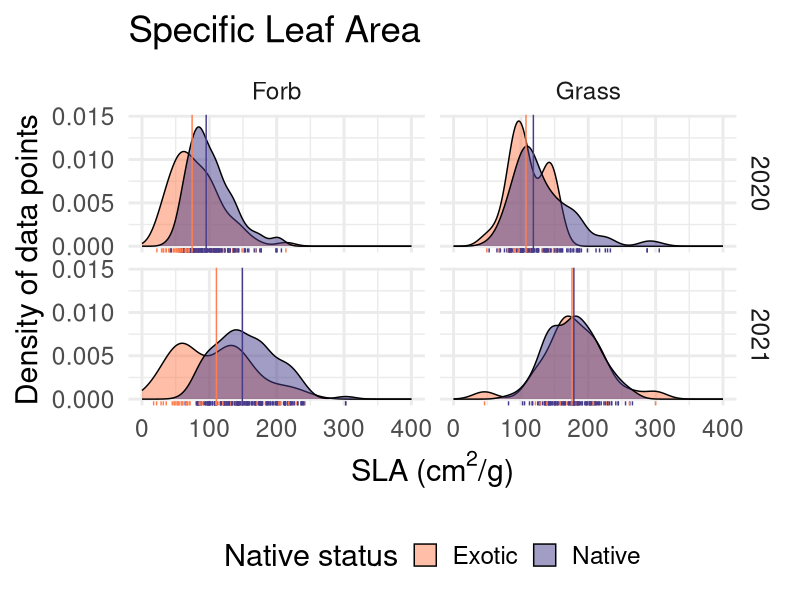
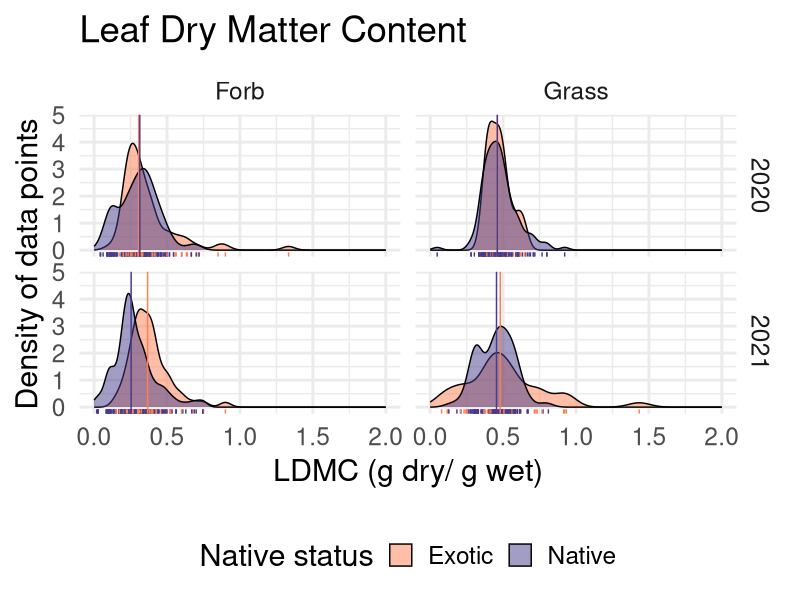
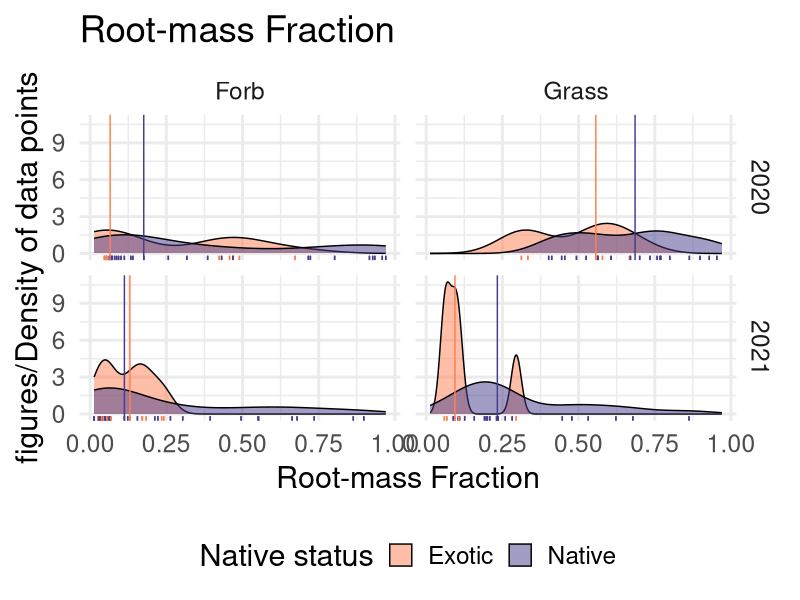
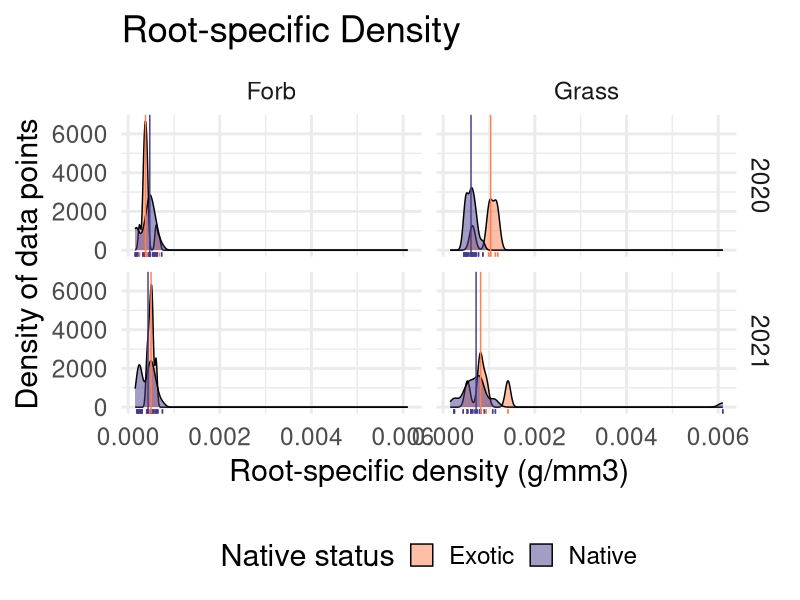
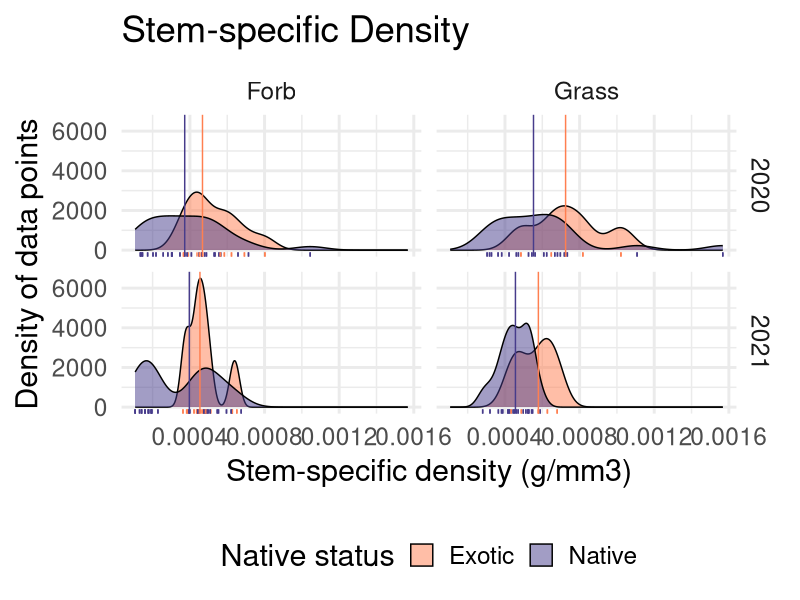
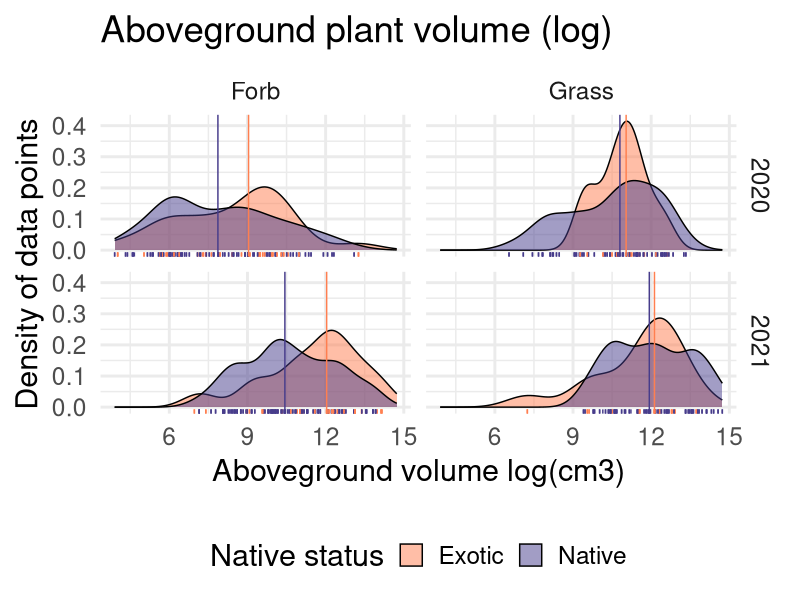
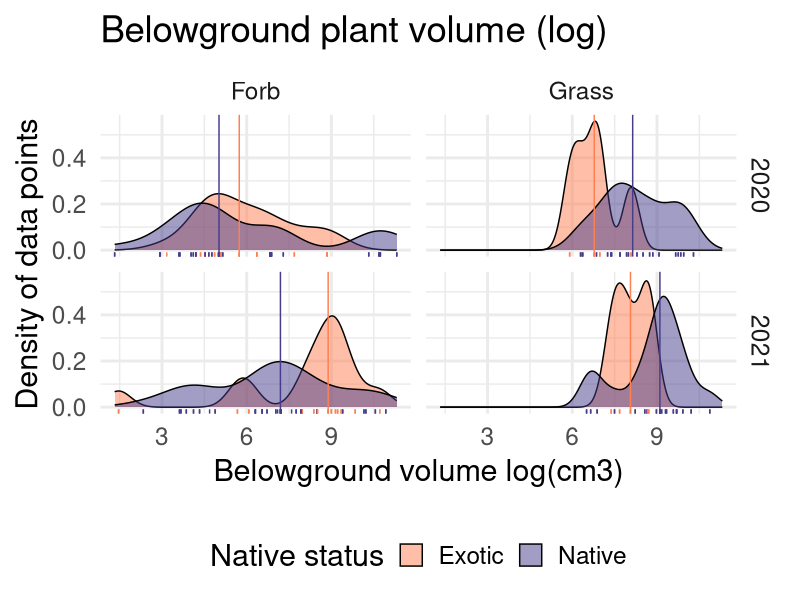
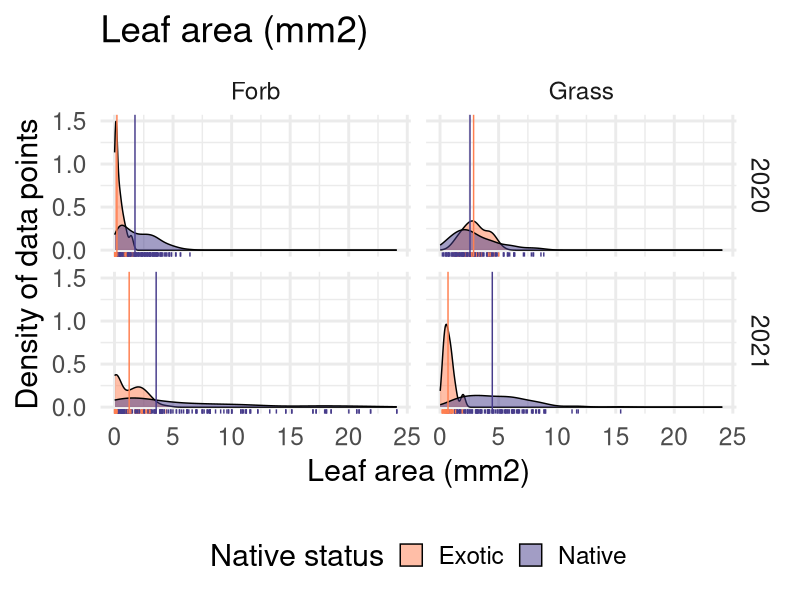

These charts were generated, in order, by the following R code:
library( Cairo)
library(tidyverse)

traits<-read.csv("data/Traits.GPS.Comp.15.02.2024.csv")

traits$above.below.dry.ratio<-as.numeric(paste0(traits$total.below.dry.mass.g))/(traits$total.above.dry.mass.g+as.numeric(paste0(traits$total.below.dry.mass.g)))
traits$cover.area<-pi*(traits$Width.90.cm.y/2)*(traits$Width.long.cm.y/2)
traits$above.volume<-pi*(traits$Width.90.cm.y/2)*(traits$Width.long.cm.y/2)*traits$Height.cm.y*(4/3)
traits$below.volume<-pi*(as.numeric(paste0(traits$Root.lateral.cm))/2)*
  (as.numeric(paste0(traits$Root.lateral.cm))/2)*as.numeric(paste0(traits$Root.depth.cm))*(4/3)

#### SLA ########
CairoPNG("figures/SLA.png",height=800,width=1200)
mean.vals<-aggregate(as.numeric(paste0(traits$SLA)),by=list(traits$Year,traits$Native.Exotic,traits$Life.form),median,na.rm=T)
names(mean.vals)<-c("Year","Native.Exotic","Life.form","mean")
ggplot(traits, aes(as.numeric(paste0(SLA)), fill=Native.Exotic,col=Native.Exotic))+
  geom_density(position = "identity",alpha=0.5,col="black")+
  geom_rug(position="identity",sides="b",aes(col=Native.Exotic))+
  ylab("Density of data points")+
  xlim(0,400)+
  geom_vline(data=mean.vals,(aes(xintercept=mean,col=Native.Exotic)))+
  xlab(expression(paste("SLA (",cm^{2},"/g)")))+
  facet_grid(Year~Life.form)+
  labs(fill="Native status")+
  scale_colour_manual(values=c("coral","slateblue4"),guide=F)+
  scale_fill_manual(values=c("coral","slateblue4"))+
  ggtitle("Specific Leaf Area")+theme_minimal(base_size = 22)+
  theme(legend.position = "bottom")
dev.off()

#### LDMC ########
CairoPNG("figures/LDMC.png",height=800,width=1200)
mean.vals<-aggregate(traits$LDMC.dry.wet,by=list(traits$Year,traits$Native.Exotic,traits$Life.form),median,na.rm=T)
names(mean.vals)<-c("Year","Native.Exotic","Life.form","mean")
ggplot(traits, aes(LDMC.dry.wet, fill=Native.Exotic,col=Native.Exotic))+
  geom_density(position = "identity",alpha=0.5,col="black")+
  geom_rug(position="identity", sides="b")+
  xlim(0,2)+
  geom_vline(data=mean.vals,(aes(xintercept=mean,col=Native.Exotic)))+
  ylab("Density of data points")+
  xlab(expression(paste("LDMC (g dry/ g wet)")))+
  facet_grid(Year~Life.form)+
  labs(fill="Native status")+
  scale_colour_manual(values=c("coral","slateblue4"),guide=F)+
  scale_fill_manual(values=c("coral","slateblue4"))+
  ggtitle("Leaf Dry Matter Content")+theme_minimal(base_size = 22)+
  theme(legend.position = "bottom")
dev.off()

#### Above:Below Ratio ########
CairoPNG("figures/Root.mass.fraction.png",height=800,width=1200)
mean.vals<-aggregate(traits$above.below.dry.ratio,by=list(traits$Year,traits$Native.Exotic,traits$Life.form),median,na.rm=T)
names(mean.vals)<-c("Year","Native.Exotic","Life.form","mean")
ggplot(traits, aes(above.below.dry.ratio, fill=Native.Exotic,col=Native.Exotic))+
  geom_density(position = "identity",alpha=0.5,col="black")+
  geom_rug(position="identity", sides="b")+
  #xlim(0,2)+
  geom_vline(data=mean.vals,(aes(xintercept=mean,col=Native.Exotic)))+
  ylab("figures/Density of data points")+
  xlab(expression(paste("Root-mass Fraction")))+
  facet_grid(Year~Life.form)+
  labs(fill="Native status")+
  scale_colour_manual(values=c("coral","slateblue4"),guide=F)+
  scale_fill_manual(values=c("coral","slateblue4"))+
  ggtitle("Root-mass Fraction")+theme_minimal(base_size = 22)+
  theme(legend.position = "bottom")
dev.off()

#### root.dry.density.g.mm3 ########
CairoPNG("figures/root.dry.density.png",height=800,width=1200)
mean.vals<-aggregate(traits$root.dry.density.g.mm3,by=list(traits$Year,traits$Native.Exotic,traits$Life.form),median,na.rm=T)
names(mean.vals)<-c("Year","Native.Exotic","Life.form","mean")
ggplot(traits, aes(root.dry.density.g.mm3, fill=Native.Exotic,col=Native.Exotic))+
  geom_density(position = "identity",alpha=0.5,col="black")+
  geom_rug(position="identity", sides="b")+
  #xlim(0,2)+
  ylab("Density of data points")+
  geom_vline(data=mean.vals,(aes(xintercept=mean,col=Native.Exotic)))+
  xlab(expression(paste("Root-specific density (g/mm3)")))+
  facet_grid(Year~Life.form)+
  labs(fill="Native status")+
  scale_colour_manual(values=c("coral","slateblue4"),guide=F)+
  scale_fill_manual(values=c("coral","slateblue4"))+
  ggtitle("Root-specific Density")+theme_minimal(base_size = 22)+
  theme(legend.position = "bottom")
dev.off()

#### stem.dry.density.g.mm3 ########
CairoPNG("figures/stem.dry.density.png",height=800,width=1200)
mean.vals<-aggregate(traits$stem.dry.density.g.mm3,by=list(traits$Year,traits$Native.Exotic,traits$Life.form),median,na.rm=T)
names(mean.vals)<-c("Year","Native.Exotic","Life.form","mean")
ggplot(traits, aes(stem.dry.density.g.mm3, fill=Native.Exotic,col=Native.Exotic))+
  geom_density(position = "identity",alpha=0.5,col="black")+
  geom_rug(position="identity", sides="b")+
  #xlim(0,2)+
  geom_vline(data=mean.vals,(aes(xintercept=mean,col=Native.Exotic)))+
  ylab("Density of data points")+
  xlab(expression(paste("Stem-specific density (g/mm3)")))+
  facet_grid(Year~Life.form)+
  labs(fill="Native status")+
  scale_colour_manual(values=c("coral","slateblue4"),guide=F)+
  scale_fill_manual(values=c("coral","slateblue4"))+
  ggtitle("Stem-specific Density")+theme_minimal(base_size = 22)+
  theme(legend.position = "bottom")
dev.off()


#### Aboveground Volume ########
CairoPNG("figures/Plant.above.volume.png",height=800,width=1200)
mean.vals<-aggregate(log(traits$above.volume),by=list(traits$Year,traits$Native.Exotic,traits$Life.form),median,na.rm=T)
names(mean.vals)<-c("Year","Native.Exotic","Life.form","mean")
ggplot(traits, aes(log(above.volume), fill=Native.Exotic,col=Native.Exotic))+
  geom_density(position = "identity",alpha=0.5,col="black")+
  geom_rug(position="identity",sides="b",aes(col=Native.Exotic))+
  ylab("Density of data points")+
  #xlim(0,400)+
  geom_vline(data=mean.vals,(aes(xintercept=mean,col=Native.Exotic)))+
  xlab(expression(paste("Aboveground volume log(cm3)")))+
  facet_grid(Year~Life.form)+
  labs(fill="Native status")+
  scale_colour_manual(values=c("coral","slateblue4"),guide=F)+
  scale_fill_manual(values=c("coral","slateblue4"))+
  ggtitle("Aboveground plant volume (log)")+theme_minimal(base_size = 22)+
  theme(legend.position = "bottom")
dev.off()


## belowground volume
CairoPNG("figures/Plant.below.volume.png",height=800,width=1200)
mean.vals<-aggregate(log(traits$below.volume),by=list(traits$Year,traits$Native.Exotic,traits$Life.form),median,na.rm=T)
names(mean.vals)<-c("Year","Native.Exotic","Life.form","mean")
ggplot(traits, aes(log(below.volume), fill=Native.Exotic,col=Native.Exotic))+
  geom_density(position = "identity",alpha=0.5,col="black")+
  geom_rug(position="identity",sides="b",aes(col=Native.Exotic))+
  ylab("Density of data points")+
  #xlim(0,400)+
  geom_vline(data=mean.vals,(aes(xintercept=mean,col=Native.Exotic)))+
  xlab(expression(paste("Belowground volume log(cm3)")))+
  facet_grid(Year~Life.form)+
  labs(fill="Native status")+
  scale_colour_manual(values=c("coral","slateblue4"),guide=F)+
  scale_fill_manual(values=c("coral","slateblue4"))+
  ggtitle("Belowground plant volume (log)")+theme_minimal(base_size = 22)+
  theme(legend.position = "bottom")
dev.off()


#### Leaf Area ########
CairoPNG("figures/Leaf.area.png",height=800,width=1200)
mean.vals<-aggregate(as.numeric(paste0(traits$Leaf.area.mm2)),by=list(traits$Year,traits$Native.Exotic,traits$Life.form),median,na.rm=T)
names(mean.vals)<-c("Year","Native.Exotic","Life.form","mean")
ggplot(traits, aes(as.numeric(paste0(traits$Leaf.area.mm2)), fill=Native.Exotic,col=Native.Exotic))+
  geom_density(position = "identity",alpha=0.5,col="black")+
  geom_rug(position="identity",sides="b",aes(col=Native.Exotic))+
  ylab("Density of data points")+
  #xlim(0,400)+
  geom_vline(data=mean.vals,(aes(xintercept=mean,col=Native.Exotic)))+
  xlab(expression(paste("Leaf area (mm2)")))+
  facet_grid(Year~Life.form)+
  labs(fill="Native status")+
  scale_colour_manual(values=c("coral","slateblue4"),guide=F)+
  scale_fill_manual(values=c("coral","slateblue4"))+
  ggtitle("Leaf area (mm2)")+theme_minimal(base_size = 22)+
  theme(legend.position = "bottom")
dev.off()

#### Leaf Thickness ########
CairoPNG("figures/Leaf.thickness.png",height=800,width=1200)
mean.vals<-aggregate(as.numeric(paste0(traits$Leaf.thickness.mm)),by=list(traits$Year,traits$Native.Exotic,traits$Life.form),median,na.rm=T)
names(mean.vals)<-c("Year","Native.Exotic","Life.form","mean")
ggplot(traits, aes(as.numeric(paste0(Leaf.thickness.mm)), fill=Native.Exotic,col=Native.Exotic))+
  geom_density(position = "identity",alpha=0.5,col="black")+
  geom_rug(position="identity",sides="b",aes(col=Native.Exotic))+
  ylab("Density of data points")+
  #xlim(0,400)+
  geom_vline(data=mean.vals,(aes(xintercept=mean,col=Native.Exotic)))+
  xlab(expression(paste("Leaf thickness (mm)")))+
  facet_grid(Year~Life.form)+
  labs(fill="Native status")+
  scale_colour_manual(values=c("coral","slateblue4"),guide=F)+
  scale_fill_manual(values=c("coral","slateblue4"))+
  ggtitle("Leaf thickness")+theme_minimal(base_size = 22)+
  theme(legend.position = "bottom")
dev.off()


#### Leaf drymass ########
CairoPNG("figures/Leaf.Drymass.png",height=800,width=1200)
mean.vals<-aggregate(as.numeric(paste0(traits$Leaf.dry.mass.g)),by=list(traits$Year,traits$Native.Exotic,traits$Life.form),median,na.rm=T)
names(mean.vals)<-c("Year","Native.Exotic","Life.form","mean")
ggplot(traits, aes(as.numeric(paste0(Leaf.dry.mass.g)), fill=Native.Exotic,col=Native.Exotic))+
  geom_density(position = "identity",alpha=0.5,col="black")+
  geom_rug(position="identity",sides="b",aes(col=Native.Exotic))+
  ylab("Density of data points")+
  #xlim(0,400)+
  geom_vline(data=mean.vals,(aes(xintercept=mean,col=Native.Exotic)))+
  xlab(expression(paste("Leaf dry mass (g)")))+
  facet_grid(Year~Life.form)+
  labs(fill="Native status")+
  scale_colour_manual(values=c("coral","slateblue4"),guide=F)+
  scale_fill_manual(values=c("coral","slateblue4"))+
  ggtitle("Leaf dry mass")+theme_minimal(base_size = 22)+
  theme(legend.position = "bottom")
dev.off()

#### Total reproduction ########
CairoPNG("figures/TOTAL.repo.png",height=800,width=1200)
mean.vals<-aggregate(log(as.numeric(paste0(traits$TOTAL_Reproduction))+1),by=list(traits$Year,traits$Native.Exotic,traits$Life.form),median,na.rm=T)
names(mean.vals)<-c("Year","Native.Exotic","Life.form","mean")
ggplot(traits, aes(log(as.numeric(paste0(TOTAL_Reproduction))+1), fill=Native.Exotic,col=Native.Exotic))+
  geom_density(position = "identity",alpha=0.5,col="black")+
  geom_rug(position="identity",sides="b",aes(col=Native.Exotic))+
  ylab("Density of data points")+
  #xlim(0,400)+
  geom_vline(data=mean.vals,(aes(xintercept=mean,col=Native.Exotic)))+
  xlab(expression(paste("Total Reproduction log(seeds)")))+
  facet_grid(Year~Life.form)+
  labs(fill="Native status")+
  scale_colour_manual(values=c("coral","slateblue4"),guide=F)+
  scale_fill_manual(values=c("coral","slateblue4"))+
  ggtitle("Total Reproduction")+theme_minimal(base_size = 22)+
  theme(legend.position = "bottom")
dev.off()
